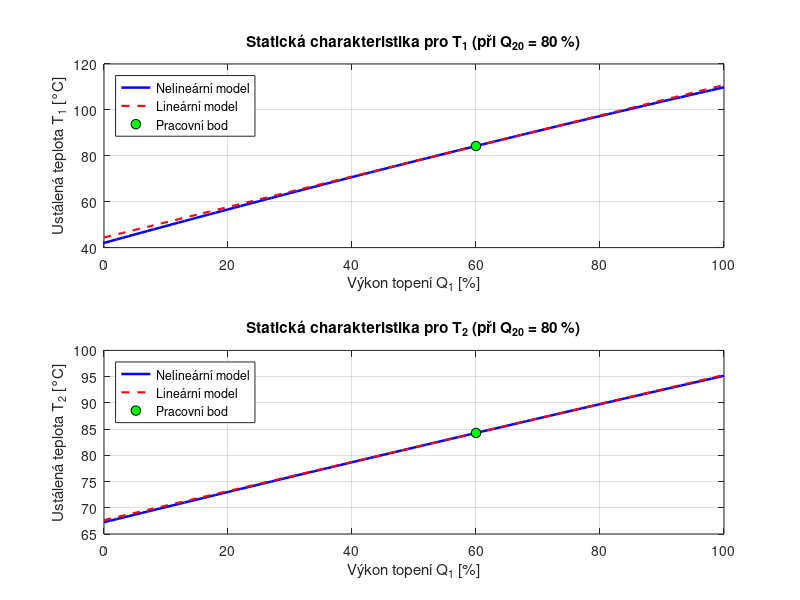

Here is the MATLAB script that generated this plot:
clear; close all; clc;

%% 1. Zadaný pracovní bod (vstupy) a fyzikální parametry (dle linearizace_vzor.m)
Q10 = 60; % [%]
Q20 = 80; % [%]

K2C = 273.15;
tinf = 23 + K2C;   % teplota okolí [K]
m = 4e-3;          % hmotnost topného tělesa [kg]
cp = 500;          % měrná tepelná kapacita [J/(kg*K)]
A = 7e-4;          % povrch topení do okolí [m^2]
As = 12e-4 - A;    % povrch kontaktu mezi tělesy [m^2]
U = 10;            % koeficient přestupu tepla [W/(m^2*K)]
eps = 0.5;         % emisivita [-]
sig = 5.67e-8;     % Stefan-Boltzmannova konstanta [W/(m^2*K^4)]
alfa = 0.01;       % převod výkonu 1. topení [W/%]
alfa2 = 0.0075;    % převod výkonu 2. topení [W/%]

% Pomocné konstanty
k1 = U*A/(m*cp);
k2 = eps*sig*A/(m*cp);
k3 = U*As/(m*cp);
k4 = eps*sig*As/(m*cp);
ku1 = alfa/(m*cp);
ku2 = alfa2/(m*cp);

%% 2. Výpočet ustálených teplot pracovního bodu T10, T20 (bod 3b)
% a) Počáteční odhad zanedbáním kvartických členů T^4 (lineární soustava)
c1 = k1*tinf + k2*tinf^4 + ku1*Q10;
c2 = k1*tinf + k2*tinf^4 + ku2*Q20;
Arov = [(-k1 - k3), k3; k3, (-k1 - k3)];
brov = [-c1; -c2];
xk = Arov \ brov;

% b) Zpřesnění řešením nelineární soustavy Newtonovou metodou (dT1/dt = 0, dT2/dt = 0)
for k = 1:15
    f = [
        k1*(tinf - xk(1)) + k2*(tinf^4 - xk(1)^4) + k3*(xk(2) - xk(1)) + k4*(xk(2)^4 - xk(1)^4) + ku1*Q10;
        k1*(tinf - xk(2)) + k2*(tinf^4 - xk(2)^4) - k3*(xk(2) - xk(1)) - k4*(xk(2)^4 - xk(1)^4) + ku2*Q20
    ];
    J = [
        -4*k2*xk(1)^3 - 4*k4*xk(1)^3 - k1 - k3,   4*k4*xk(2)^3 + k3;
         4*k4*xk(1)^3 + k3,                      -4*k2*xk(2)^3 - 4*k4*xk(2)^3 - k1 - k3
    ];
    xk = xk - J \ f;
end

T10 = xk(1);          % ustálená teplota 1. tělesa [K]
T20 = xk(2);          % ustálená teplota 2. tělesa [K]
T10_C = T10 - K2C;    % [°C]
T20_C = T20 - K2C;    % [°C]

fprintf('=== Úkol 3b: Pracovní bod ===\n');
fprintf('Q10 = %.1f %%, Q20 = %.1f %%\n', Q10, Q20);
fprintf('T10 = %.4f K (%.4f °C)\n', T10, T10_C);
fprintf('T20 = %.4f K (%.4f °C)\n\n', T20, T20_C);

%% 3. Lineární numerický model v přírůstkových souřadnicích (bod 3b)
Ass = [-4*k2*T10^3 - 4*k4*T10^3 - k1 - k3,  4*k4*T20^3 + k3;
        4*k4*T10^3 + k3,                   -4*k2*T20^3 - 4*k4*T20^3 - k1 - k3];
Bss = diag([ku1, ku2]);
Css = eye(2);
Dss = zeros(2);

disp('Matice Ass:'); disp(Ass);
disp('Matice Bss:'); disp(Bss);
disp('Matice Css:'); disp(Css);
disp('Matice Dss:'); disp(Dss);

%% 4. Ustálené stavy a statické charakteristiky (bod 3c)
Q1_range = linspace(0, 100, 101);
T1_lin = zeros(size(Q1_range));
T2_lin = zeros(size(Q1_range));
T1_nelin = zeros(size(Q1_range));
T2_nelin = zeros(size(Q1_range));

xk_step = [T10; T20]; % inicializace pro Newtonovu metodu

for i = 1:length(Q1_range)
    Q1 = Q1_range(i);

    % Lineární model: dT_u = -Ass^(-1) * Bss * [dQ1; 0]
    dQ = [Q1 - Q10; 0];
    dT_u = -Ass \ (Bss * dQ);
    T1_lin(i) = (T10 + dT_u(1)) - K2C;
    T2_lin(i) = (T20 + dT_u(2)) - K2C;

    % Nelineární model: Newtonova metoda pro aktuální Q1 a fixní Q20
    for k = 1:15
        f = [
            k1*(tinf - xk_step(1)) + k2*(tinf^4 - xk_step(1)^4) + k3*(xk_step(2) - xk_step(1)) + k4*(xk_step(2)^4 - xk_step(1)^4) + ku1*Q1;
            k1*(tinf - xk_step(2)) + k2*(tinf^4 - xk_step(2)^4) - k3*(xk_step(2) - xk_step(1)) - k4*(xk_step(2)^4 - xk_step(1)^4) + ku2*Q20
        ];
        J = [
            -4*k2*xk_step(1)^3 - 4*k4*xk_step(1)^3 - k1 - k3,   4*k4*xk_step(2)^3 + k3;
             4*k4*xk_step(1)^3 + k3,                           -4*k2*xk_step(2)^3 - 4*k4*xk_step(2)^3 - k1 - k3
        ];
        xk_step = xk_step - J \ f;
    end
    T1_nelin(i) = xk_step(1) - K2C;
    T2_nelin(i) = xk_step(2) - K2C;
end

%% 5. Vykreslení grafů statických charakteristik (bod 3c)
figure('Name', 'Staticke charakteristiky (3c)');

subplot(2,1,1);
plot(Q1_range, T1_nelin, 'b-', 'LineWidth', 1.8); hold on;
plot(Q1_range, T1_lin, 'r--', 'LineWidth', 1.5);
plot(Q10, T10_C, 'ko', 'MarkerSize', 7, 'MarkerFaceColor', 'g');
grid on;
xlabel('Výkon topení Q_1 [%]');
ylabel('Ustálená teplota T_1 [°C]');
title('Statická charakteristika pro T_1 (při Q_{20} = 80 %)');
legend('Nelineární model', 'Lineární model', 'Pracovní bod', 'Location', 'NorthWest');

subplot(2,1,2);
plot(Q1_range, T2_nelin, 'b-', 'LineWidth', 1.8); hold on;
plot(Q1_range, T2_lin, 'r--', 'LineWidth', 1.5);
plot(Q10, T20_C, 'ko', 'MarkerSize', 7, 'MarkerFaceColor', 'g');
grid on;
xlabel('Výkon topení Q_1 [%]');
ylabel('Ustálená teplota T_2 [°C]');
title('Statická charakteristika pro T_2 (při Q_{20} = 80 %)');
legend('Nelineární model', 'Lineární model', 'Pracovní bod', 'Location', 'NorthWest');
